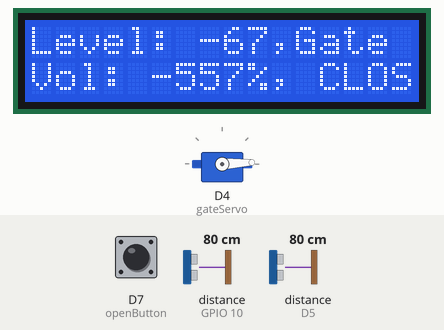
This sketch was run on a simulated ESP8266 (NodeMCU). On the bench: 16×2 character LCD, servo. Wiring (inferred from the names in the program): 2 × ultrasonic range finder: trigger D6, echo D5 / trigger D8, echo GPIO 10. The test bench sets the inputs (shaded band); at power-on: D7 (openButton) LOW, distance to the obstacle (sensors on D5, GPIO 10) 80 cm. The echo pulse lasts 58.3 µs per cm; WiFi joins after 1.5 s; servers stay silent unless stated; what the sketch prints to the serial monitor is not drawn.

Above: at 6.5 s.
6.6 s: D7 (openButton) pulled HIGH for 1 s
At 8.7 s:
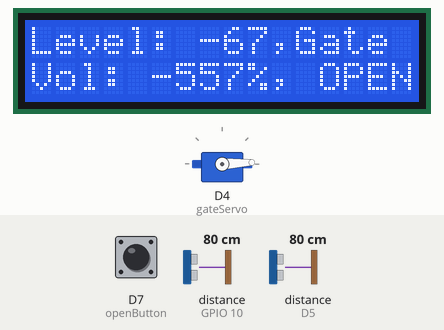
10.4 s: distance to the obstacle (sensor on D5) set to 2 cm
At 12.1 s:
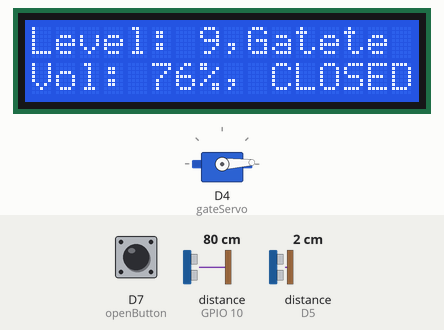
12.4 s: distance to the obstacle (sensor on D5) set to 8 cm
At 13.9 s:
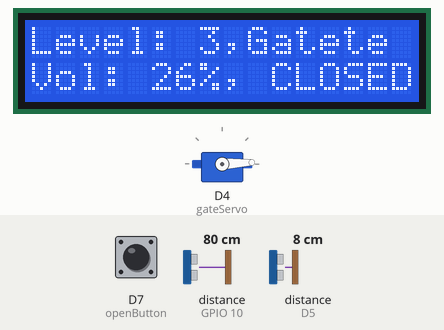
14.4 s: distance to the obstacle (sensor on D5) set to 11 cm
At 15.7 s:
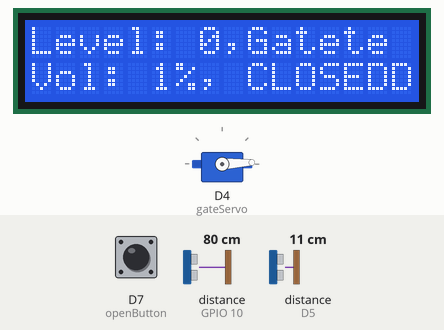
16.4 s: D7 (openButton) pulled HIGH for 3.2 s
At 18.7 s:
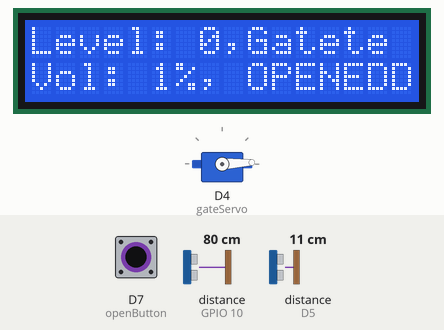
21.1 s: distance to the obstacle (sensor on D5) set to 18 cm
At 22.3 s:
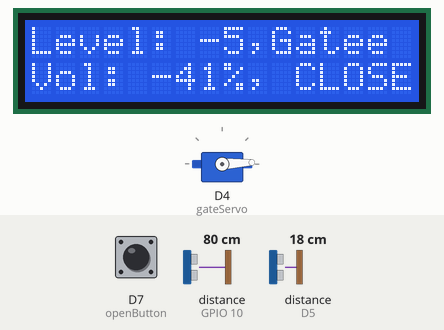
Timing chart, 0 to 24.1 s (numbered marks = the images above; inputs shaded):
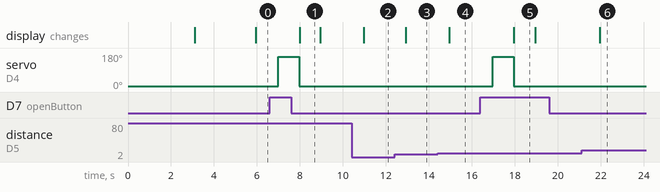

Measured:
- the behaviour switches between 9 and 10 cm on distance to the obstacle (sensor on D5) (found by bisection; images 3 and 4)
- after the input at 6.6 s, servo on D4 (gateServo): 3° → 160° after 0.39 s, → 3° 0.98 s later; the display: changes after 1.4 s (image 1)
- after the input at 10.4 s, the display: changes after 0.56 s (image 2)
- after the input at 12.4 s, the display: changes after 0.53 s (image 3)
- after the input at 14.4 s, the display: changes after 0.54 s (image 4)
- after the input at 16.4 s, servo on D4 (gateServo): 3° → 160° after 0.57 s, → 3° 0.98 s later; the display: changes after 1.6 s (image 5)
- after the input at 21.1 s, the display: changes after 0.84 s (image 6)

The sketch:

FloodKirwa.ino
```cpp
#define BLYNK_TEMPLATE_ID "TMPL2_PxiYPFq"
#define BLYNK_TEMPLATE_NAME "Flood  Monitoring krw"
#define BLYNK_AUTH_TOKEN "h7FjaEXr7VV9Gi4TaGMMV9QHLzyQ2XNl"
#define BLYNK_PRINT Serial
#include <Servo.h>
#include <Wire.h>
#include <LiquidCrystal_I2C.h>
#include <ESP8266WiFi.h>
#include <BlynkSimpleEsp8266.h> // Include Blynk library for ESP8266
//#include <BlynkTimer.h> // Include BlynkTimer library


//

//

const int trigger1 = D6;  // Trigger pin for first sensor
const int echo1 = D5;     // Echo pin for first sensor
const int trigger2 = D8;  // Trigger pin for second sensor
const int echo2 = 10;     // Echo pin for second sensor
   // Echo pin for third sensor

Servo gateServo;
LiquidCrystal_I2C lcd(0x27, 16, 2);
char ssid[] = "kirwara";
char pass[] = "kirwara123";
int openButton = D7;
int currentOpenButton;
int lastPressOpenButton= 0;

int waterLevel;
int waterLevelLow = 3;
int waterLevelHigh = 10;
bool gateOpen = false;
int waterVolume;
int downstreamWaterLevel;

BlynkTimer timer;

void setup() {
  Serial.begin(9600);
  pinMode(trigger1, OUTPUT);
  pinMode(echo1, INPUT);
  pinMode(trigger2, OUTPUT);
  pinMode(echo2, INPUT);

  lcd.init();   // initializing the LCD
  lcd.backlight();
  lcd.clear();
  lcd.setCursor(3,0);
  lcd.print("Kirwara ");
  lcd.setCursor(2,1);
  lcd.print("Highschool");
  delay(3000);
  lcd.clear();
  lcd.print("Conneting....");

  gateServo.attach(D4); //D4
  gateServo.write(3);
  pinMode(openButton,INPUT);
  Blynk.begin(BLYNK_AUTH_TOKEN, ssid, pass);

  timer.setInterval(1000L, sendSensorData); // Send sensor data every second
}
void loop(){
    Blynk.run(); // Run Blynk communication
    timer.run(); // Run BlynkTimer
}

void sendSensorData() {
  // Pass INC as a parameter to get the distance in inches

  // Measure distance from first sensor
  digitalWrite(trigger1, LOW);
  delayMicroseconds(2);
  digitalWrite(trigger1, HIGH);
  delayMicroseconds(10);
  digitalWrite(trigger1, LOW);
  waterLevel = pulseIn(echo1, HIGH) / 58.0;
  // waterLevel = ultrasonic.read();

  // Measure distance from second sensor
  digitalWrite(trigger2, LOW);
  delayMicroseconds(2);
  digitalWrite(trigger2, HIGH);
  delayMicroseconds(10);
  digitalWrite(trigger2, LOW);
  downstreamWaterLevel = pulseIn(echo2, HIGH) / 58.0;


  waterLevel = map(waterLevel,12,0,0,12);
  // downstreamWaterLevel = map(downstreamWaterLevel,12,0,0,12);
  currentOpenButton=digitalRead(openButton);
  waterVolume = map(waterLevel,12,0,100,0);
  lcd.setCursor(0,0);
  lcd.print("Level: ");
  lcd.print(waterLevel);
  lcd.print(",Gate");
  lcd.setCursor(0,1);
  lcd.print("Vol: ");
  lcd.print(waterVolume);
  lcd.print("%");
  if(gateOpen){
    lcd.print(", OPEN");
  }else{
    lcd.print(", CLOSED");
  }
  Serial.print("Water level: ");
  Serial.println(waterLevel);
  Serial.print("downstream WaterLevel: ");
  Serial.println(downstreamWaterLevel);
  Serial.print("Water volume: ");
  Serial.print(waterVolume);
  Serial.println("%");
  if(waterLevel>=waterLevelHigh){
  Serial.println("High water level ...");
    gateOpen = true;
  }else if(waterLevel<=waterLevelLow){
    //close flood gates
    Serial.println("Low water level ...");
    gateOpen = false;
    gateServo.write(3);
  }

  if(currentOpenButton==HIGH && lastPressOpenButton ==0){
      Serial.println("Panic button!!!");
      gateOpen = true;
      lastPressOpenButton = 1;
  }else if(currentOpenButton==LOW){
    Serial.println("NO Panic button!!!");
    lastPressOpenButton= 0;
  }

  if(gateOpen){
  //open flood gates
    // gateServo.write(map((waterLevel),waterLevelLow,waterLevelHigh,180,0));
    gateServo.write(160);
  }

  Blynk.virtualWrite(V0, waterVolume);
  Blynk.virtualWrite(V2, gateOpen);
  // delay(500);
}
```
